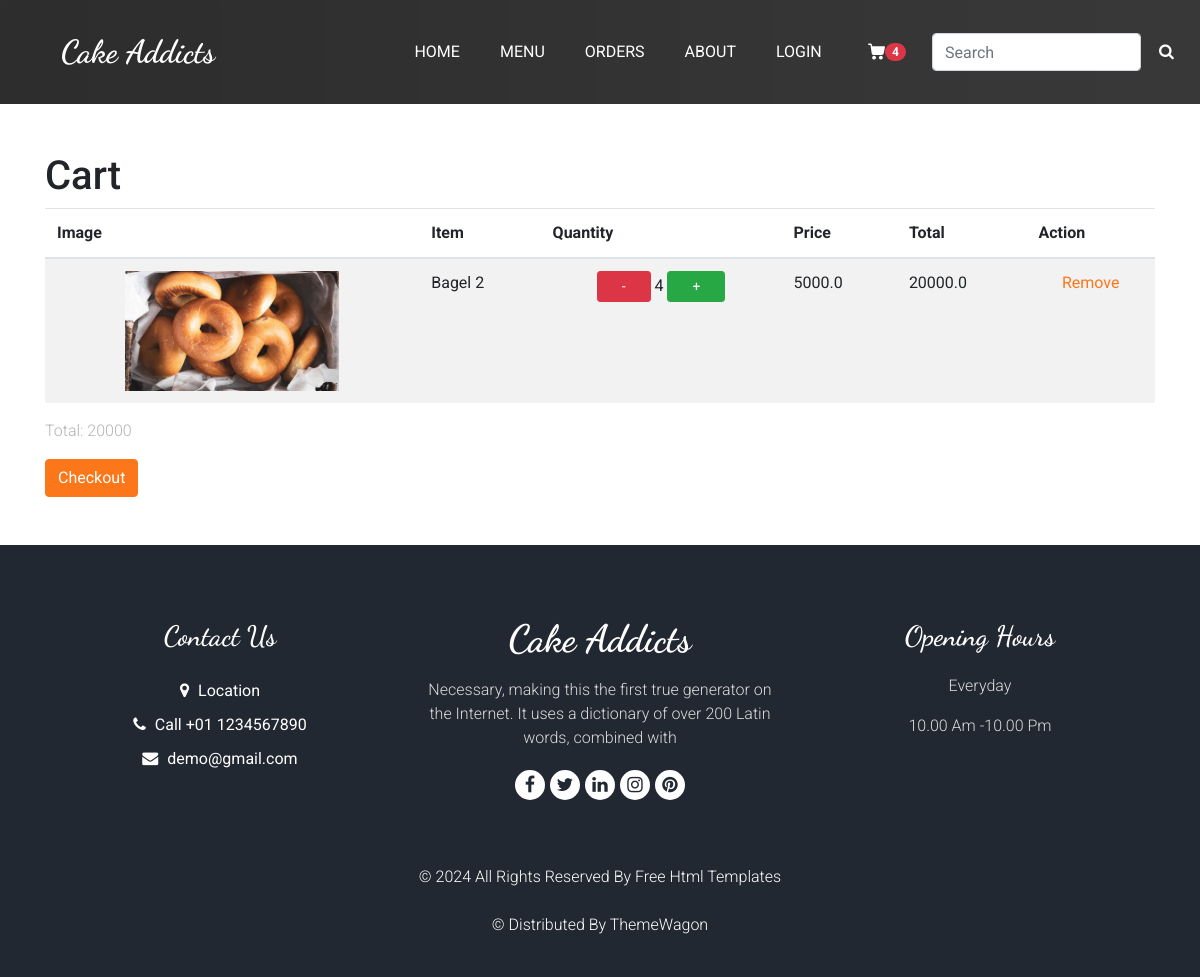
Screenshot of /Cart/ with the database file from the repository.
### cakestore/models.py (models this page shows, shortened)
class Cart(models.Model):
    item = models.ForeignKey(Item, on_delete=models.CASCADE)
    quantity = models.IntegerField(default=1)
    created = models.DateTimeField(auto_now_add=True)
    total_ordering = models.IntegerField(default= 0)
    @property
    def total_odering(self, *args, **kwargs):
        self.total_ordering = self.quantity * self.item.price
        super(Cart, self).save(*args, **kwargs)
        x= self.total_ordering
        return x

class Item(models.Model):
    category = models.ForeignKey(Category, on_delete=models.SET_NULL, null=True)
    name = models.CharField(max_length=100)
    price = models.FloatField()
    description = models.TextField(null=True, blank=True)
    image = models.ImageField(null=True, blank=True)
    updated = models.DateTimeField(auto_now=True)
    created = models.DateTimeField(auto_now_add=True)

### cakestore/views.py (the view)
# urls.py: path('Cart/',views.display, name= 'Cart'),
def display (request):
	if Cart.objects.all().count() == 0:
		message= "Your cart is empty"
		context ={ 'message': message }
		template = loader.get_template('cakestore/cart.html')
		return render (request, 'cakestore/cart.html', context)
	else:
		quantity = Cart.objects.all().aggregate(Sum('quantity'))
		post_quantity = quantity['quantity__sum']
		total = Cart.objects.all().aggregate(Sum('total_ordering'))
		post_tot = total['total_ordering__sum']
		cart = Cart.objects.all()
		context = { 'cart': cart, 'total': post_tot , 'quantity': post_quantity }
		return render (request, 'cakestore/cart.html', context)

### cakestore/templates/cakestore/cart.html (shortened to what this page needs)
{% extends 'cakestore/main.html' %}
{% load static %}
{% block content %}
{% if cart %}
    <div class="container mt-5 mb-5" style="min-height:40vh">
        <div class="row">
            <div class="col-md-12">
                <h1>Cart</h1>
                <table class="table table-striped">
                    <thead>
                        <tr>
                            <th>Image </th>
                            <th>Item</th>
                            <th>Quantity</th>
                            <th>Price</th>
                            <th>Total</th>
                            <th>Action</th>
                        </tr>
                    </thead>
                    <tbody>
                        {% for item in cart %}
                            <tr class="text-center">
                                <td>
                                    <div class="img-box">
                                        <img src="{{item.item.image.url}}"  style= "height:120px"alt="">
                                      </div>
                                </td>
                                <td class="text-left">{{ item.item.name }}</td>
                                <td>
                                  <a href="{% url 'reduce' item.id %}" ><button type="submit" class="btn btn-danger btn-sm pl-4 pr-4">-</button></a>
                                    {{ item.quantity }}
                                    <a href="{% url 'add' item.id %}"><button type="submit" class="btn btn-success btn-sm pl-4 pr-4">+</button></a>
                                </td>
                                <td  class="text-left">{{ item.item.price}}</td>
                                <td class="text-left">{{item.total_odering}}</td>
                                <td><a href="{% url 'delete_from_cart' item.id %}">Remove</a></td>
                            </tr>
                        {% endfor %}
                    </tbody>
                </table>
                <p>Total: {{ total }}</p>
                <a href="{% url 'checkout' %}" class="btn btn-primary">Checkout</a>
            </div>
        </div>
    </div>
{% endif %}
{% endblock content %}

### cakestore/static/cakestore/css/style.css (style rules this page uses)
body { font-family: "Open Sans", sans-serif; color: #0c0c0c; background-color: #ffffff; overflow-x: hidden; }
h1, h2 { font-family: 'Dancing Script', cursive; }
a, a:hover, a:focus { text-decoration: none; }
.btn, .btn:focus { outline: none !important; -webkit-box-shadow: none; box-shadow: none; }

### cakestore/static/cakestore/css/responsive.css (style rules this page uses)
@media (min-width: 1200px) { .container { max-width: 1170px; } }

### cakestore/static/cakestore/login/css/style.css (style rules this page uses)
body { font-family: "Roboto", sans-serif; background-color: #fff; }
p { color: #b3b3b3; font-weight: 300; }
h1, h2, h3, h4, h5, h6, .h1, .h2, .h3, .h4, .h5, .h6 { font-family: "Roboto", sans-serif; }
a { -webkit-transition: .3s all ease; -o-transition: .3s all ease; transition: .3s all ease; }

### rows the page displays
Cart: item.image (picture), item.name "Bagel 2", quantity "4", item.price "5000.0", total_odering "20000.0"

### other values shown
{{ quantity }} "4"
{{ total }} "20000"
